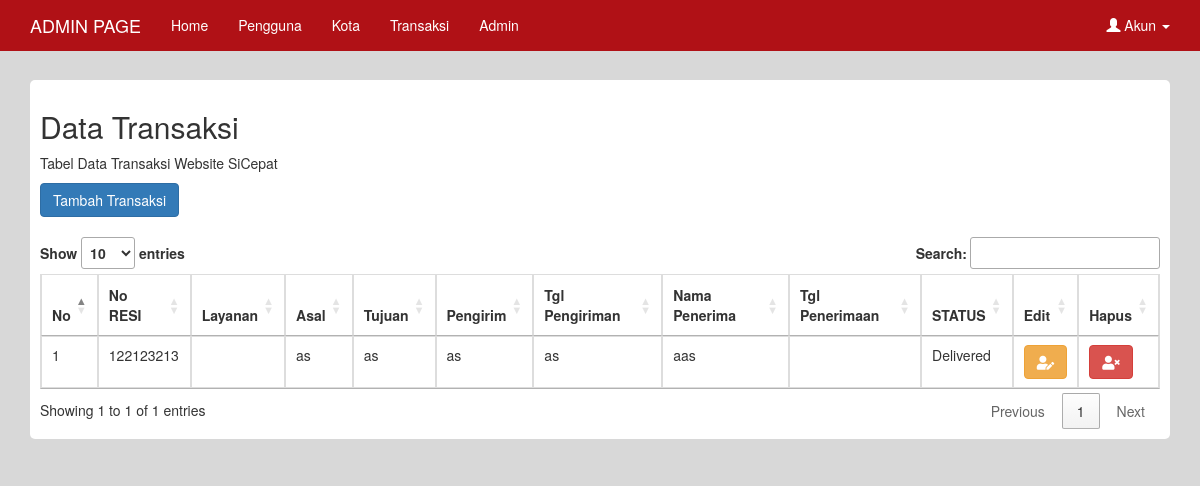
Before: /index.php/admin/transaksi with the older database file.
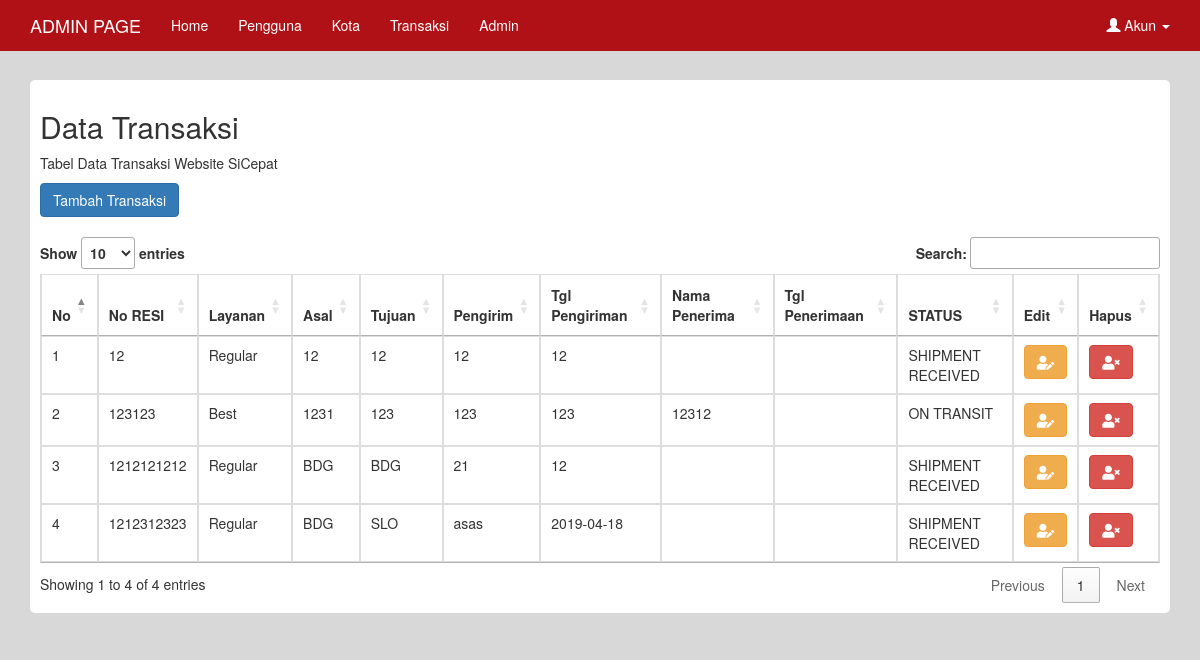
After: the same page with the newer database file.
### tables this page shows
CREATE TABLE `transaksi` (
  `noresi` int(30) NOT NULL,
  `idlayanan` int(1) NOT NULL,
  `asal` varchar(20) NOT NULL,
  `tujuan` varchar(20) NOT NULL,
  `pengirim` varchar(10) NOT NULL,
  `tglpengiriman` varchar(20) NOT NULL,
  `namapenerima` varchar(20) NOT NULL,
  `tglpenerimaan` varchar(30) NOT NULL,
  `status` varchar(20) NOT NULL
);

CREATE TABLE `pengiriman` (
  `idlayanan` int(1) NOT NULL,
  `layanan` varchar(20) NOT NULL,
  `biaya` int(11) NOT NULL
);

### application/controllers/Admin.php (called while the page is built, shortened)
<?php
class Admin extends CI_Controller {
	public function __construct()
	{
		$this->load->model('M_admin');
	}
	public function transaksi()
	{
		$datatransaksi = $this->M_admin->Gettransaksi_resi();
		$datakota = $this->M_admin->Getkota_kode();
		$datapengiriman = $this->M_admin->Getpengiriman_id();
		$this->load->view('admin/page_header',['datakota'=>$datakota,'datapengiriman'=>$datapengiriman]);
		$this->load->view('admin/page_transaksi',['datatransaksi'=>$datatransaksi]);
	}
}

### index.php (called while the page is built, shortened)
<?php
require_once BASEPATH.'core/CodeIgniter.php';

### application/models/M_admin.php (called while the page is built, shortened)
<?php
class M_admin extends CI_Model {
	public function Getkota_kode(){
		$this->db->select('*');
		$this->db->from('kota');
		$query = $this->db->get();
		return $query->result();
	}
	public function Gettransaksi_resi(){
		$this->db->select('*');
		$this->db->from('transaksi');
		$this->db->join('pengiriman','pengiriman.idlayanan=transaksi.idlayanan','LEFT OUTER');
		$query = $this->db->get();
		return $query->result();
	}
	public function Getpengiriman_id(){
		$this->db->select('*');
		$this->db->from('pengiriman');
		$query = $this->db->get();
		return $query->result();
	}
}

### application/views/admin/page_transaksi.php (the view, shortened to what this page needs)
  <div class="container">
    <div class="box">
      <h2>Data Transaksi</h2>
      <p>Tabel Data Transaksi Website SiCepat</p>
      <button type="button" class="btn btn-primary" data-toggle="modal" data-target="#tambahkota">Tambah Transaksi</button>
      <br><br>
      <table class="table table-bordered" id="table">
        <thead>
          <tr>
            <th>No</th>
            <th>No RESI</th>
            <th>Layanan</th>
            <th>Asal</th>
            <th>Tujuan</th>
            <th>Pengirim</th>
            <th>Tgl Pengiriman</th>
            <th>Nama Penerima</th>
            <th>Tgl Penerimaan</th>
            <th>STATUS</th>
            <th>Edit</th>
            <th>Hapus</th>
          </tr>
        </thead>
        <tbody>
          <?php $no=1; foreach ($datatransaksi as $d ) {?>
          <tr>
            <form>
              <td><?php echo $no++ ?></td>
              <td><?php echo $d->noresi ?></td>
            <td><?php echo $d->layanan  ?></td>
            <td><?php echo $d->asal ?></td>
            <td><?php echo $d->tujuan ?></td>
            <td><?php echo $d->pengirim ?></td>
            <td><?php echo $d->tglpengiriman ?></td>
            <td><?php echo $d->namapenerima ?></td>
            <td><?php echo $d->tglpenerimaan ?></td>
            <td><?php echo $d->status ?></td>
              <td><button type="button" class="btn btn-warning" data-toggle="modal" data-target="#edit<?php echo $d->noresi ?>"><i class="fas fa-user-edit"></i></button></td>
              <td><a type="button" class="btn btn-danger"  href="<?= base_url('index.php/admin/hapustransaksi/' .$d->noresi)?>" onClick="return confirm('Apakah Anda Yakin?')" ><i class="fas fa-user-times"></i></a></td>
            </form>
          </tr>
          <?php } ?>
        </tbody>
      </table>
    </div>
  </div>
</body>
</html>

### application/views/admin/page_header.php (shortened to what this page needs)
<!DOCTYPE html>
<html lang="en">
<head>
  <link rel="stylesheet" href="https://maxcdn.bootstrapcdn.com/bootstrap/3.4.0/css/bootstrap.min.css">
  <link rel="stylesheet" type="text/css" href="https://cdn.datatables.net/1.10.19/css/jquery.dataTables.css">
  <link rel="stylesheet" href="https://use.fontawesome.com/releases/v5.8.1/css/all.css">
</head>
<body>
<nav class="navbar navbar-red navbar-fixed-top">
  <div class="container">
    <div class="navbar-header">
      <a class="navbar-brand" href="<?php echo base_url('admin') ?>">ADMIN PAGE</a>
    </div>
    <ul class="nav navbar-nav">
      <li class="active"><a href="<?php echo base_url() ?>">Home</a></li>
      <li><a href="<?php echo base_url('admin/pengguna') ?>">Pengguna</a></li>
      <li><a href="<?php echo base_url('admin/kota') ?>">Kota</a></li>
      <li><a href="<?php echo base_url('admin/transaksi') ?>">Transaksi</a></li>
      <li><a href="<?php echo base_url('admin/admin') ?>">Admin</a></li>
    </ul>
    <ul class="nav navbar-nav navbar-right text-center">
      <li class="dropdown pull-right">
        <a class="dropdown-toggle" data-toggle="dropdown" href="#"><span class="glyphicon glyphicon-user"></span> Akun
        <span class="caret"></span></a>
      </li>
    </ul>
  </div>
</nav>

### application/views/admin/page_header.php (style rules this page uses)
.navbar-red { background-color: #b01116; color: #fff; }
.navbar-red .navbar-brand { color: #fff; }
.navbar-red .navbar-nav > li > a { color: #fff; }
.box { margin-top: 80px; margin-bottom: 20px; padding: 10px; background-color: #fff ; border-radius: 5px; }
body { background-color: #D8D8D8; }

Changed rows visible on the page:
removed transaksi: noresi "122123213", asal "as", tujuan "as", pengirim "as", tglpengiriman "as", namapenerima "aas", status "Delivered"
added transaksi: noresi "12", idlayanan.layanan "Regular", asal "12", tujuan "12", pengirim "12", tglpengiriman "12", status "SHIPMENT RECEIVED"
added transaksi: noresi "123123", idlayanan.layanan "Best", asal "1231", tujuan "123", pengirim "123", tglpengiriman "123", namapenerima "12312", status "ON TRANSIT"
added transaksi: noresi "1212121212", idlayanan.layanan "Regular", asal "BDG", tujuan "BDG", pengirim "21", tglpengiriman "12", status "SHIPMENT RECEIVED"
added transaksi: noresi "1212312323", idlayanan.layanan "Regular", asal "BDG", tujuan "SLO", pengirim "asas", tglpengiriman "2019-04-18", status "SHIPMENT RECEIVED"
Other visible differences:
text written by a page script: "Show entries Search: Showing 1 to 1 of 1 entries Previous 1 Next" → "Show entries Search: Showing 1 to 4 of 4 entries Previous 1 Next"
